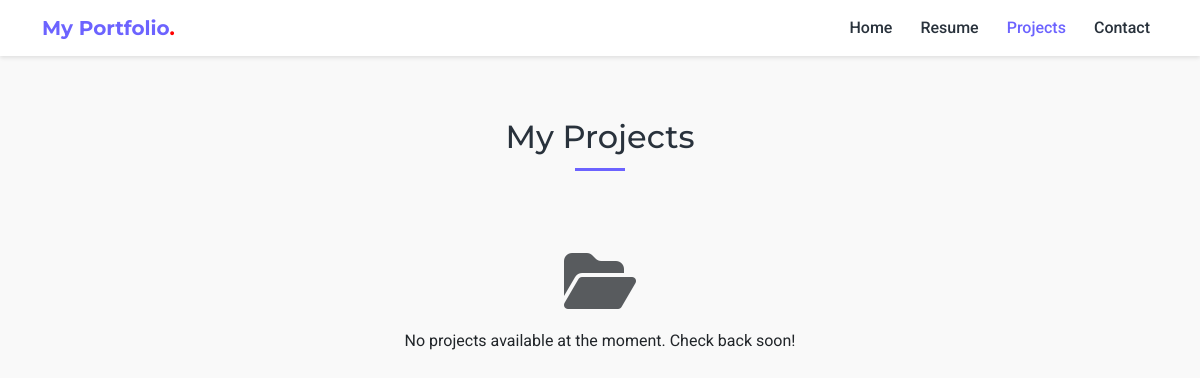
Page /projects/ on the earlier database version.
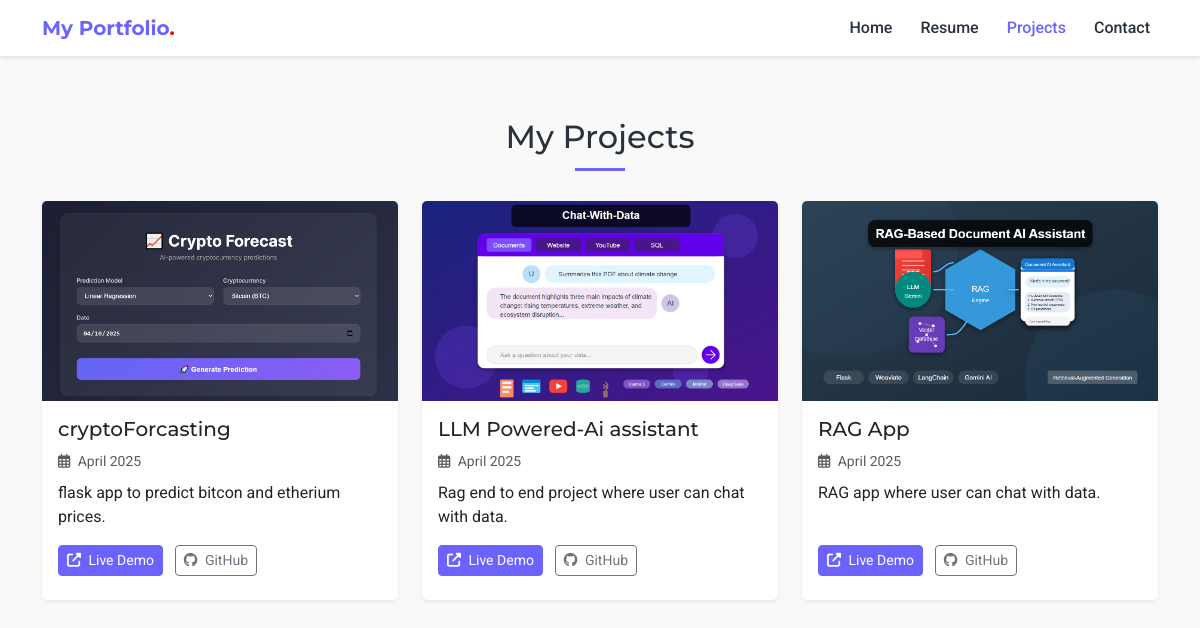
Same page on the later database version.
### portfolio/models.py (models this page shows, shortened)
class SiteConfiguration(models.Model):
    site_name = models.CharField(max_length=100, default='My Portfolio')
    contact_email = models.EmailField(default='your@email.com')
    phone_number = models.CharField(max_length=20, default='+1234567890')
    address = models.CharField(max_length=200, default='City, Country')
    github_url = models.URLField(blank=True)
    linkedin_url = models.URLField(blank=True)
    class Meta:
        verbose_name = "Site Configuration"

class Project(models.Model):
    title = models.CharField(max_length=200)
    description = models.TextField()
    image = models.ImageField(upload_to='projects/', blank=True, null=True)
    url = models.URLField(blank=True)
    github_url = models.URLField(blank=True)
    date_created = models.DateField()
    class Meta:
        ordering = ['-date_created']

### portfolio/views.py (the view)
# urls.py: path('projects/', views.projects, name='projects'),
def projects(request):
    projects = Project.objects.all()
    return render(request, 'projects.html', {'projects': projects})

### portfolio/context_processors.py (called while the page is built)
def portfolio_context(request):
    return {
        'site_config': SiteConfiguration.objects.first(),
        'user_profile': UserProfile.objects.first()
    }

### templates/projects.html (shortened to what this page needs)
{% extends 'base.html' %}
{% block content %}
<section class="py-5">
    <div class="container">
        <h2 class="text-center section-title">My Projects</h2>
        <div class="row">
            {% for project in projects %}
            <div class="col-md-6 col-lg-4 mb-4">
                <div class="card h-100 border-0 shadow-sm">
                    {% if project.image %}
                    <img src="{{ project.image.url }}" class="card-img-top" alt="{{ project.title }}" style="height: 200px; object-fit: cover;">
                    {% else %}
                    <div class="bg-light d-flex align-items-center justify-content-center" style="height: 200px;">
                        <i class="fas fa-code fa-3x text-primary-custom"></i>
                    </div>
                    {% endif %}
                    <div class="card-body d-flex flex-column">
                        <h5 class="card-title">{{ project.title }}</h5>
                        <p class="card-text text-muted mb-2">
                            <small><i class="far fa-calendar-alt me-1"></i> {{ project.date_created|date:"F Y" }}</small>
                        </p>
                        <p class="card-text flex-grow-1">{{ project.description|truncatewords:25 }}</p>
                        <div class="mt-auto">
                            {% if project.url %}
                            <a href="{{ project.url }}" class="btn btn-primary-custom btn-sm me-2 mb-2" target="_blank" rel="noopener noreferrer">
                                <i class="fas fa-external-link-alt me-1"></i> Live Demo
                            </a>
                            {% endif %}
                            {% if project.github_url %}
                            <a href="{{ project.github_url }}" class="btn btn-outline-secondary btn-sm mb-2" target="_blank" rel="noopener noreferrer">
                                <i class="fab fa-github me-1"></i> GitHub
                            </a>
                            {% endif %}
                        </div>
                    </div>
                </div>
            </div>
            {% empty %}
            <div class="col-12 text-center py-5">
                <i class="fas fa-folder-open fa-4x text-muted mb-3"></i>
                <p>No projects available at the moment. Check back soon!</p>
            </div>
            {% endfor %}
        </div>
    </div>
</section>
{% endblock %}

### templates/base.html (shortened to what this page needs)
<!DOCTYPE html>
<html lang="en">
<head>
    {% load static %}
    <link href="https://cdn.jsdelivr.net/npm/bootstrap@5.3.0-alpha1/dist/css/bootstrap.min.css" rel="stylesheet">
    <link rel="stylesheet" href="https://cdnjs.cloudflare.com/ajax/libs/font-awesome/6.2.0/css/all.min.css">
</head>
<body>
    <nav class="navbar navbar-expand-lg navbar-light fixed-top">
        <div class="container">
            <a class="navbar-brand" href="{% url 'home' %}">{{ site_config.site_name }}<span>.</span></a>
            <div class="collapse navbar-collapse" id="navbarNav">
                <ul class="navbar-nav ms-auto">
                    <li class="nav-item">
                        <a class="nav-link {% if request.path == '/' %}active{% endif %}" href="{% url 'home' %}">Home</a>
                    </li>
                    <li class="nav-item">
                        <a class="nav-link {% if 'resume' in request.path %}active{% endif %}" href="{% url 'resume' %}">Resume</a>
                    </li>
                    <li class="nav-item">
                        <a class="nav-link {% if 'projects' in request.path %}active{% endif %}" href="{% url 'projects' %}">Projects</a>
                    </li>
                    <li class="nav-item">
                        <a class="nav-link {% if 'contact' in request.path %}active{% endif %}" href="{% url 'contact' %}">Contact</a>
                    </li>
                </ul>
            </div>
        </div>
    </nav>
    <main style="padding-top: 70px; min-height: calc(100vh - 70px);">
        {% block content %}{% endblock %}
    </main>
</body>
</html>

### templates/base.html (style rules this page uses)
body { font-family: 'Roboto', sans-serif; background-color: #F9F9F9; }
h1, h2, h3, h4, h5, h6 { font-family: 'Montserrat', sans-serif; color: #29323c; }
.btn-primary-custom { background-color: #6C63FF; border-color: #6C63FF; color: white; }
.navbar { background-color: white; box-shadow: 0 2px 4px rgba(0,0,0,.1); }
.navbar-brand { font-weight: 700; color: #6C63FF; font-family: 'Montserrat', sans-serif; }
.navbar-brand span { color: red; }
.nav-link { color: #29323c; font-weight: 500; }
.nav-link.active { color: #6C63FF !important; }
.section-title { position: relative; padding-bottom: 15px; margin-bottom: 30px; }
.section-title:after { content: ""; position: absolute; bottom: 0; left: 50%; transform: translateX(-50%); width: 50px; height: 3px; background-color: #6C63FF; }
.navbar-nav .nav-item { margin-left: 12px; }

Differences in the rows shown:
added Project: image (picture), title "cryptoForcasting", date_created "April 2025", description "flask app to predict bitcon and etherium prices."
added Project: image (picture), title "LLM Powered-Ai assistant", date_created "April 2025", description "Rag end to end project where user can chat with data."
added Project: image (picture), title "RAG App", date_created "April 2025", description "RAG app where user can chat with data."
Other differences:
text no longer shown: "No projects available at the moment. Check back soon!"
